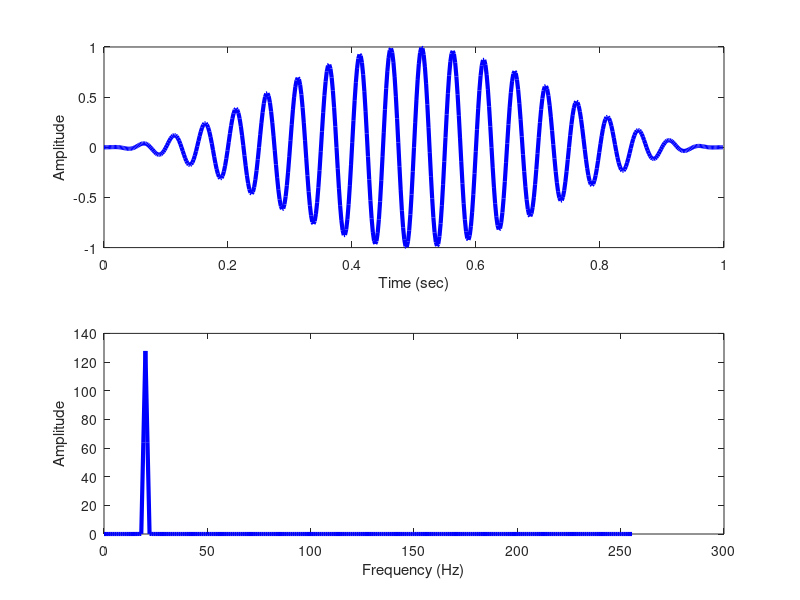
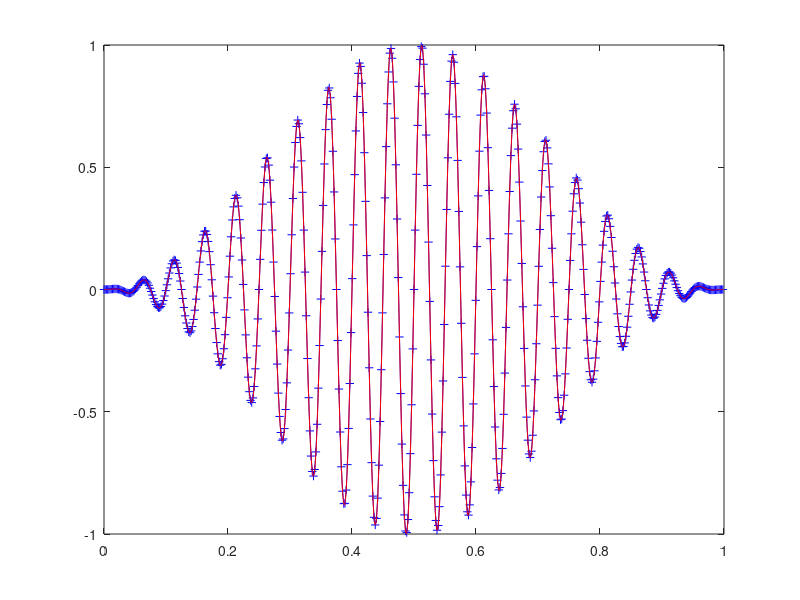

MATLAB code for these plots, in order: (Note: this script raises an error after producing the figures.)
% Demo that illustrates zero padding of the frequency domain vector as 
% tool to interpolate time domain data
% Frederic Cegla, 10/09/19
%=============================================================

% Start by defining signals
t=linspace(0,1-1/512,512); % time vector
%t=[0:1/512:1]
y=sin(2*pi*20*t).*hann(length(t))';

%%
% Now FFT, and display the different components magnitude and phase
%%

%take ffts
Fy=fft(y);
T=t(end); % period
F=[0:1/T:(length(t)-1)/T]; %define frequency vector

figure
subplot(2,1,1)
plot(t,y,'b','Linewidth',3)
%hold
%plot(t1,y1,'r')
%legend('1 sec.')
xlabel('Time (sec)')
ylabel('Amplitude') % plot signals
subplot(2,1,2)
plot(F(1:end/2),abs(Fy(1:end/2)),'b','Linewidth',3)
xlabel('Frequency (Hz)')
ylabel('Amplitude')

% produce zero padded frequency vector
N_original=length(Fy);
Fy2=zeros(1,8*N_original);
Fy2(2:N_original/2)=8.*Fy(2:N_original/2);
Fy2(end-(N_original/2):end)=8.*Fy(end-(N_original/2):end);
df=1;
F2=[0:df:(8*N_original-1)*df];
y2=real(ifft(Fy2));
Fmax=F2(end)+df;
t2=[0:1/Fmax:(length(F2)-1)/Fmax];

figure
plot(t,y,'-b+')
hold
plot(t2,y2,'-r')

%% do it for a picture

%read in picture
pic=imread('Horse_detail.jpg');
%convert to grayscale
I = rgb2gray(pic(1:256,1:256,:));

%plot original picture
figure
imagesc(I)

%compute fft
F_im=fft2(I);

%retrieve size of fft
N_im=length(F_im(:,1));

%create new empty increased fft vector
upscale_factor=8;
F_new=zeros(N_im*upscale_factor,N_im*upscale_factor);
%populate the four quadrants with the existing data
F_new(1:N_im/2,1:N_im/2)=upscale_factor^2*F_im(1:N_im/2,1:N_im/2);
F_new(end-N_im/2:end,end-N_im/2:end)=upscale_factor^2*F_im(end-N_im/2:end,end-N_im/2:end);
F_new(1:N_im/2,end-N_im/2:end)=upscale_factor^2*F_im(1:N_im/2,end-N_im/2:end);
F_new(end-N_im/2:end,1:N_im/2)=upscale_factor^2*F_im(end-N_im/2:end,1:N_im/2);
%calculated inverse fft
New_I=floor(real(ifft2(F_new)));
% display upsampled picture
figure
imagesc(New_I)
title('with interpolation')

%without interpol
IBig=zeros(size(I).*upscale_factor);
dim_pic=size(I);
for count=1:dim_pic(1);
    for count1=1:dim_pic(2);
        for count2=1:8;
            for count3=1:8
                IBig(((count-1)*upscale_factor+count2),((count1-1)*upscale_factor)+count3)=I(count,count1);     
            end
        end
    end
end
figure
imagesc(IBig)
title('without interpolation')


